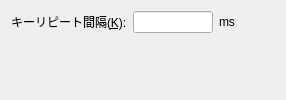
     <widget class="QWidget" name="tabInput">
      <attribute name="title">
       <string>入力(&amp;I)</string>
      </attribute>
      <layout class="QVBoxLayout" name="verticalLayout_10">
       <item>
        <layout class="QHBoxLayout" name="horizontalLayout_7">
         <item>
          <widget class="QLabel" name="label_15">
           <property name="text">
            <string>キーリピート間隔(&amp;K):</string>
           </property>
           <property name="buddy">
            <cstring>lineEditKeyRepeat</cstring>
           </property>
          </widget>
         </item>
         <item>
          <widget class="QLineEdit" name="lineEditKeyRepeat">
           <property name="maximumSize">
            <size>
             <width>80</width>
             <height>16777215</height>
            </size>
           </property>
           <property name="inputMethodHints">
            <set>Qt::ImhDigitsOnly</set>
           </property>
           <property name="inputMask">
            <string>999</string>
           </property>
           <property name="alignment">
            <set>Qt::AlignRight|Qt::AlignTrailing|Qt::AlignVCenter</set>
           </property>
          </widget>
         </item>
         <item>
          <widget class="QLabel" name="label_16">
           <property name="text">
            <string>ms</string>
           </property>
          </widget>
         </item>
         <item>
          <spacer name="horizontalSpacer_4">
           <property name="orientation">
            <enum>Qt::Horizontal</enum>
           </property>
           <property name="sizeHint" stdset="0">
            <size>
             <width>40</width>
             <height>20</height>
            </size>
           </property>
          </spacer>
         </item>
        </layout>
       </item>
       <item>
        <spacer name="verticalSpacer_5">
         <property name="orientation">
          <enum>Qt::Vertical</enum>
         </property>
         <property name="sizeHint" stdset="0">
          <size>
           <width>20</width>
           <height>40</height>
          </size>
         </property>
        </spacer>
       </item>
      </layout>
     </widget>
